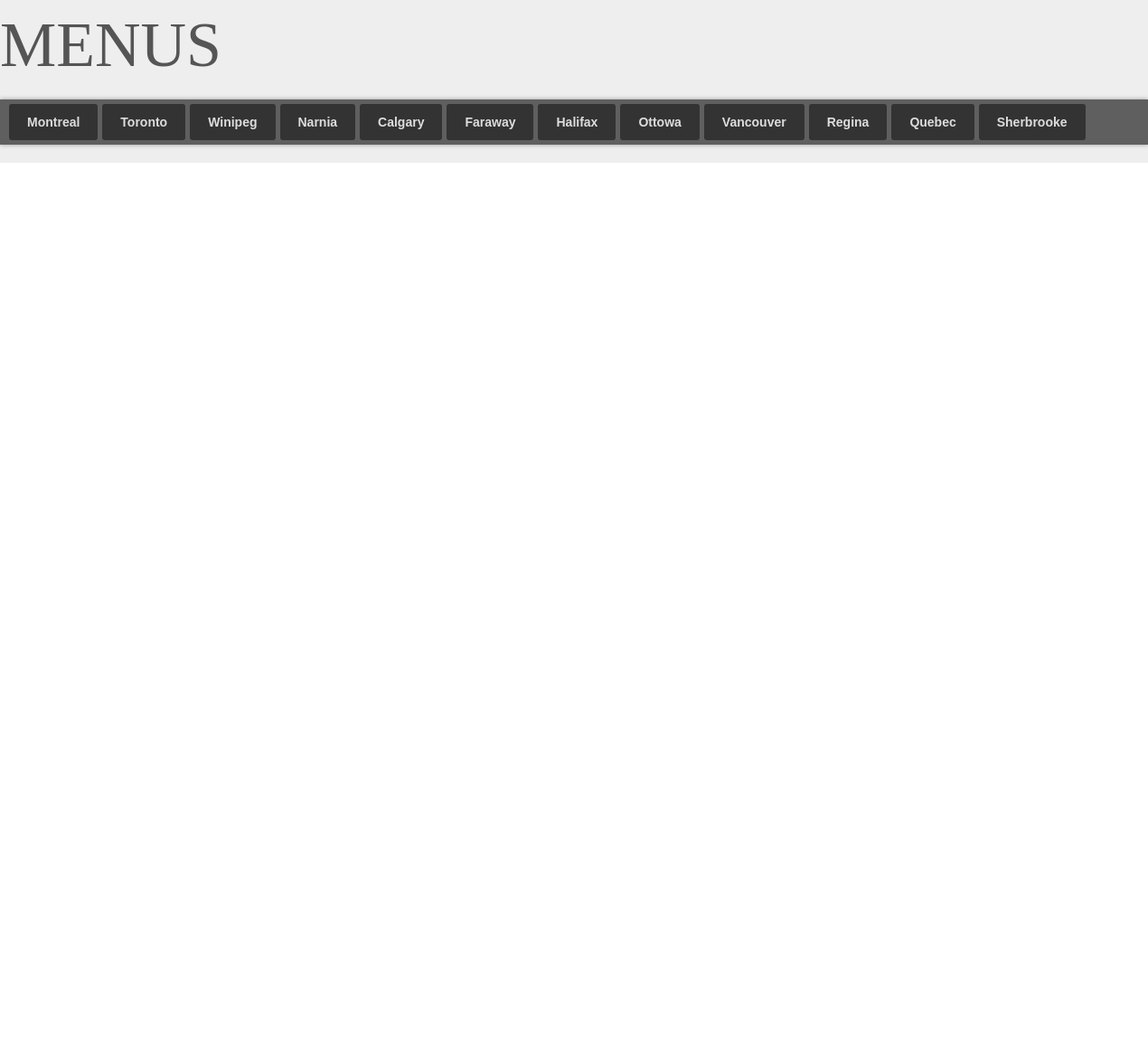
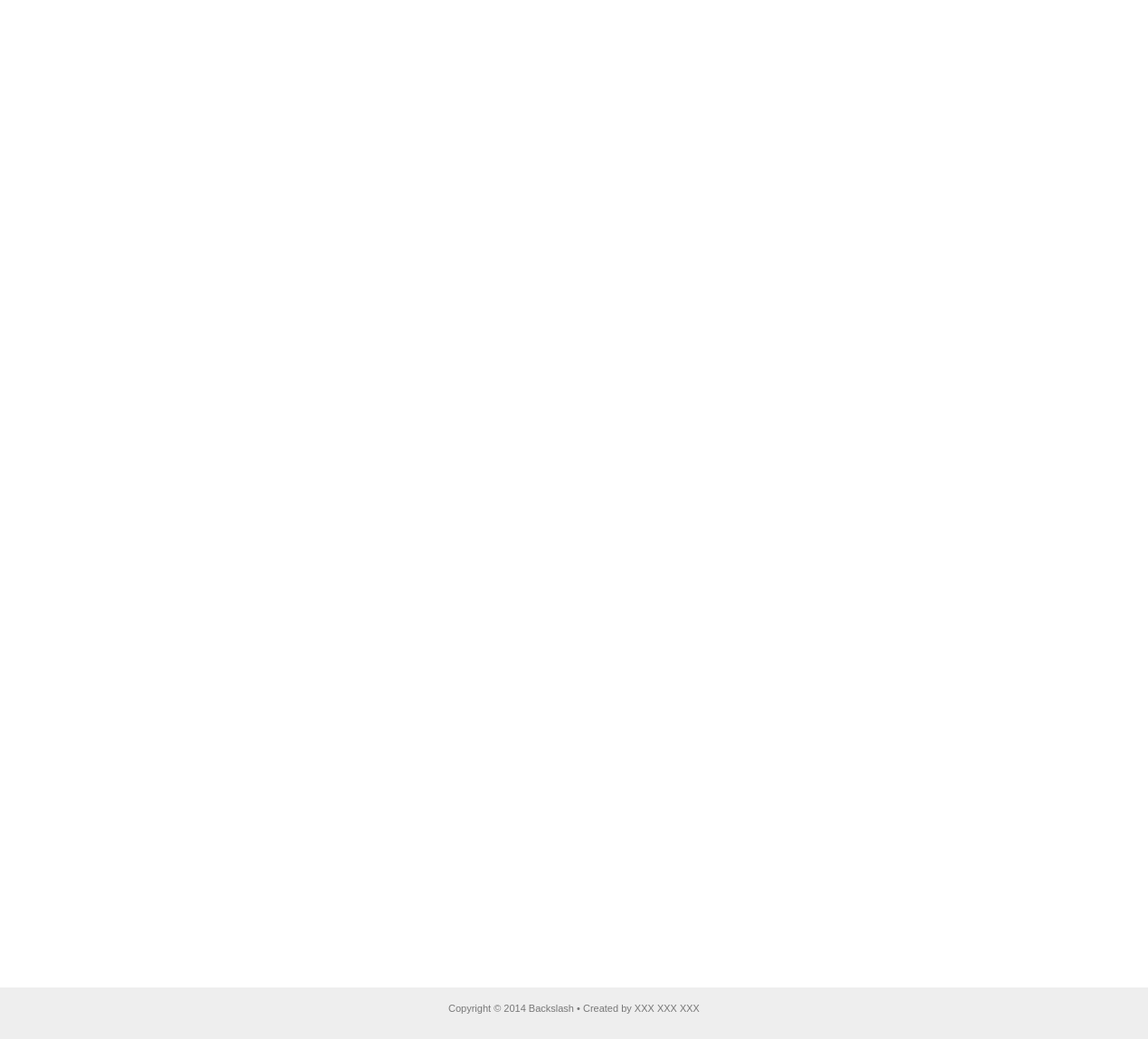
/website/menu/menuHOME.php, run on the app's committed database (2 pictures, top to bottom).
### tables this page shows
CREATE TABLE IF NOT EXISTS `facility` 
(
  `f_id` INTEGER NOT NULL,
  `location` VARCHAR(45) NULL,
  `m_id` INTEGER NOT NULL,
  `phone` CHAR(13) NULL,
  PRIMARY KEY (`f_id`),
  INDEX `fk_facility_menu1_idx` (`m_id` ASC),
  CONSTRAINT `fk_facility_menu1`
    FOREIGN KEY (`m_id`)
    REFERENCES `menu` (`m_id`)
    ON DELETE NO ACTION
    ON UPDATE NO ACTION);

### src/Logger.php (called while the page is built, shortened)
<?php
class Logger
{
    private static $singleton;
    public static function getSingleInstace()
    {
        $argc = func_num_args();
        $args = func_get_args();
        if (self::$singleton === null)
        {
            if ($argc == 0)
            {
                self::$singleton = new Logger();
            }
            else
            {
                self::$singleton = new Logger($args[0]);
            }
            self::$singleton->write("\n[".__CLASS__."] +++ Logger instanciated +++");
        }
        return self::$singleton;
    }
    private function __construct()
    {
        $this->filename = $_SERVER['DOCUMENT_ROOT'] . "/comp353-project/src/log";
        if (!file_exists($this->filename)) {
            $this->filename = __DIR__ . "/log";
        }
        $this->fd = fopen($this->filename, 'w');
    }
}
?>

### src/IQuery.php (called while the page is built, shortened)
<?php
include_once("MySqlConnection.php");
include_once("ConfigLoader.php");
abstract class IQuery
{
    static protected $mysql;
    public function __construct()
    {
		$this->logger = Logger::getSingleInstace();
        $config_path = $_SERVER['DOCUMENT_ROOT'] . '/comp353-project/src/project.config.xml';
        $loader = new ConfigLoader($config_path, "localhost");
        if (!isset(self::$mysql)) {
            self::$mysql = new MySqlConnection($loader->getHost(),
                                               $loader->getUsername(),
                                               $loader->getPassword(),
                                               $loader->getDatabase());
        }
    }
    public function execute()
    {
        $this->result = self::$mysql->execute($this->getQueryString());
        return $this->result;
    }
}
?>

### src/ConfigLoader.php (called while the page is built, shortened)
<?php
    class ConfigLoader
    {
        private $host;
        private $username;
        private $password;
        private $database;
        public function __construct($config_file_path, $myConfigName)
        {
            $this->logger = Logger::getSingleInstace();
            if (file_exists($config_file_path)) {
                $xml = simplexml_load_file($config_file_path);
            } else {
                exit('Failed to open '.$config_file_path."\n");
            }
            $xpath = ($xml->xpath('/configurations/configuration[name="' . $myConfigName . '"]'));
            if (isset($xpath[0])) {
                $node = $xpath[0];
            } else {
                $msg = "[ERROR]::[" . __CLASS__ . "]" . " The xpath query returned empty";
                $this->logger->write($msg);
                print_r($xpath);
                exit($msg);
            }
            $this->host = $node->host;
            $this->username = $node->username;
            $this->database = $node->database;
        }
        public function getHost()
        {
            return $this->host;
        }
        public function getUsername()
        {
            return $this->username;
        }
        public function getPassword()
        {
            return $this->password;
        }
        public function getDatabase()
        {
            return $this->database;
        }
    }
?>

### src/MySqlConnection.php (called while the page is built, shortened)
<?php
class MySqlConnection
{
    private $host;
    private $username;
    private $db;
    private $password;
    private $connection;
    public function __construct()
    {
        $argc = func_num_args();
        $args = func_get_args();
        $this->logger = Logger::getSingleInstace();
        if (method_exists($this, $f = '__construct_' . $argc))
        {
            call_user_func_array(array($this, $f), $args);
        }
    }
    private function __construct_4($host, $uname, $password, $db)
    {
        $this->host = $host;
        $this->username = $uname;
        $this->db = $db;
        $this->password = $password;
    }
    private function connect()
    {
        $result = false;
        $this->connection = mysqli_connect($this->host,     $this->username,
                $this->password, $this->db);
        if ($this->connection)
        {
            $result = true;
        }
        return $result;
    }
    public function execute($query)
    {
        if ($this->connection) {
            $semicolons_count = substr_count($query, ';');
            if ($semicolons_count > 1)
            {
                $result = mysqli_multi_query($this->connection, $query);
                while (mysqli_more_results($this->connection) && mysqli_next_result($this->connection))
                {
                    if ($result = mysqli_store_result($this->connection)) {
                        mysqli_free_result($result);
                    }
                }
                $result = true;
            } else {
                $result = mysqli_query($this->connection, $query);
            }
        }
        return $result;
    }
    public function __toString()
    {
        return $this->username . "@" . $this->host;
    }
}
?>

### src/CustomQuery.php (called while the page is built, shortened)
<?php
include_once("IQuery.php");
class CustomQuery extends IQuery
{
    private $query_string;
    public function __construct($query_string)
    {
        $this->query_string = $query_string;
    }
    public function getQueryString()
    {
        return $this->query_string;
    }
}
?>

### website/menu/menuNAVIGATION.php (the view, shortened to what this page needs)
<html>
<head>
</head>
<body>
<?php
echo'
<div id="demo_top_wrapper">
	<div id="demo_top">
		<div class="demo_container">
			<div id="my_logo">MENUS</div>
		</div>
	</div>
	<div id="sticky_navigation_wrapper">
		<div id="sticky_navigation">
			<div class="demo_container">
				<ul>';
				$query = new CustomQuery("SELECT f_id, location from facility");
				if (!is_null($query))
					$result = $query->execute();
				while($row = mysqli_fetch_row($result))
				{
					echo '<li><a href="menuHOME.php?'.$row[0].'">'.$row[1].'</a></li>' ;
				}
			echo'</ul>
			</div>
		</div>
	</div>';
echo'</div>
<section id="mainSECTION">
	<div id="content">';
?>
</body>
</html>

### website/menu/demo2.css (style rules this page uses)
html, body { height: 100%; }
html, body, div, span, applet, object, iframe, h1, h2, h3, h4, h5, h6, p, blockquote, pre, a, abbr, acronym, address, big, cite, code, del, dfn, em, img, ins, kbd, q, s, samp, small, strike, strong, sub, sup, tt, var, b, u, i, center, dl, dt, dd, ol, ul, li, fieldset, form, label, legend, table, caption, tbody, tfoot, thead, tr, th, td, article, aside, canvas, details, embed, figure, figcaption, footer, header, hgroup, menu, nav, output, ruby, section, summary, time, mark, audio, video { margin: 0; padding: 0; border: 0; font-size: 100%; vertical-align: baseline; }
article, aside, details, figcaption, figure, footer, header, hgroup, menu, nav, section { display: block; }
body { line-height: 1; }
ol, ul { list-style: none; }
body { background:#eee; margin:0; }
a:link, a:visited, a:active { color: #3c9632; text-decoration: none; outline:none; }
body { font-family:Arial, Helvetica, sans-serif; font-size: 14px; color: #555; }
#mainSECTION { width:100%; margin:0 auto; }
#content { padding:30px; background:#fff; min-height:500px; width:100%; }

### website/menu/sticky-navigation.css (style rules this page uses)
.demo_container { margin:0 auto; }
#demo_top_wrapper { margin:0 0 20px 0; }
#demo_top { height:100px; padding:10px 0 0 0; }
#my_logo { font:70px Georgia, serif; }
#sticky_navigation_wrapper { height:50px; }
#sticky_navigation { height:50px; background:url(trans-black-60.png); -moz-box-shadow: 0 0 5px #999; -webkit-box-shadow: 0 0 5px #999; box-shadow: 0 0 5px #999; }
#sticky_navigation ul { list-style:none; margin:0; padding:5px; }
#sticky_navigation ul li { margin:0; padding:0; display:inline; }
#sticky_navigation ul li a { display:block; float:left; margin:0 0 0 5px; padding:0 20px; height:40px; line-height:40px; font-size:14px; font-family:Arial, serif; font-weight:bold; color:#ddd; background:#333; -moz-border-radius:3px; -webkit-border-radius:3px; border-radius:3px; }
#demo_top_wrapper,#sticky_navigation_wrapper,#sticky_navigation,#demo_container { width:100%; }

### website/css/stylesheet7.css (style rules this page uses)
#content { height:2000px; }

### data on the page
facility: location "Montreal"
facility: location "Toronto"
facility: location "Winipeg"
facility: location "Narnia"
facility: location "Calgary"
facility: location "Faraway"
facility: location "Halifax"
facility: location "Ottowa"
facility: location "Vancouver"
facility: location "Regina"
facility: location "Quebec"
facility: location "Sherbrooke"
